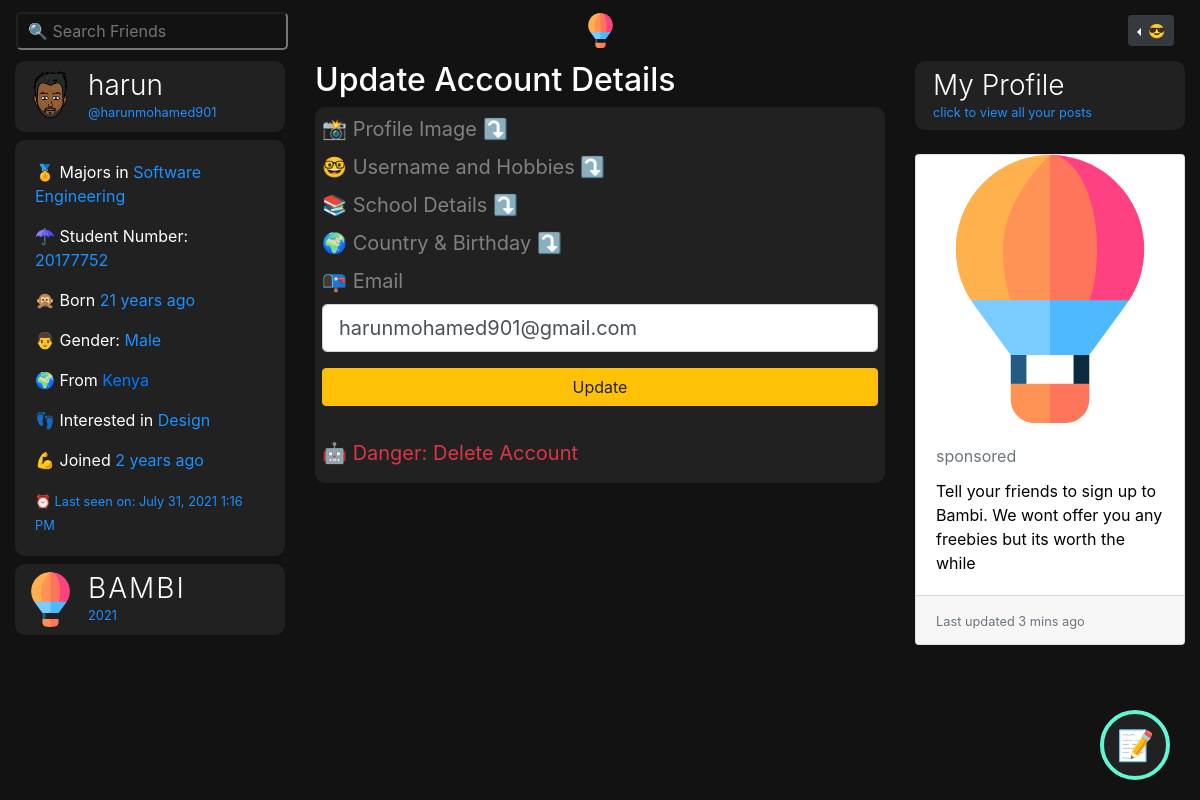
Page /account (signed in) on the earlier database version.
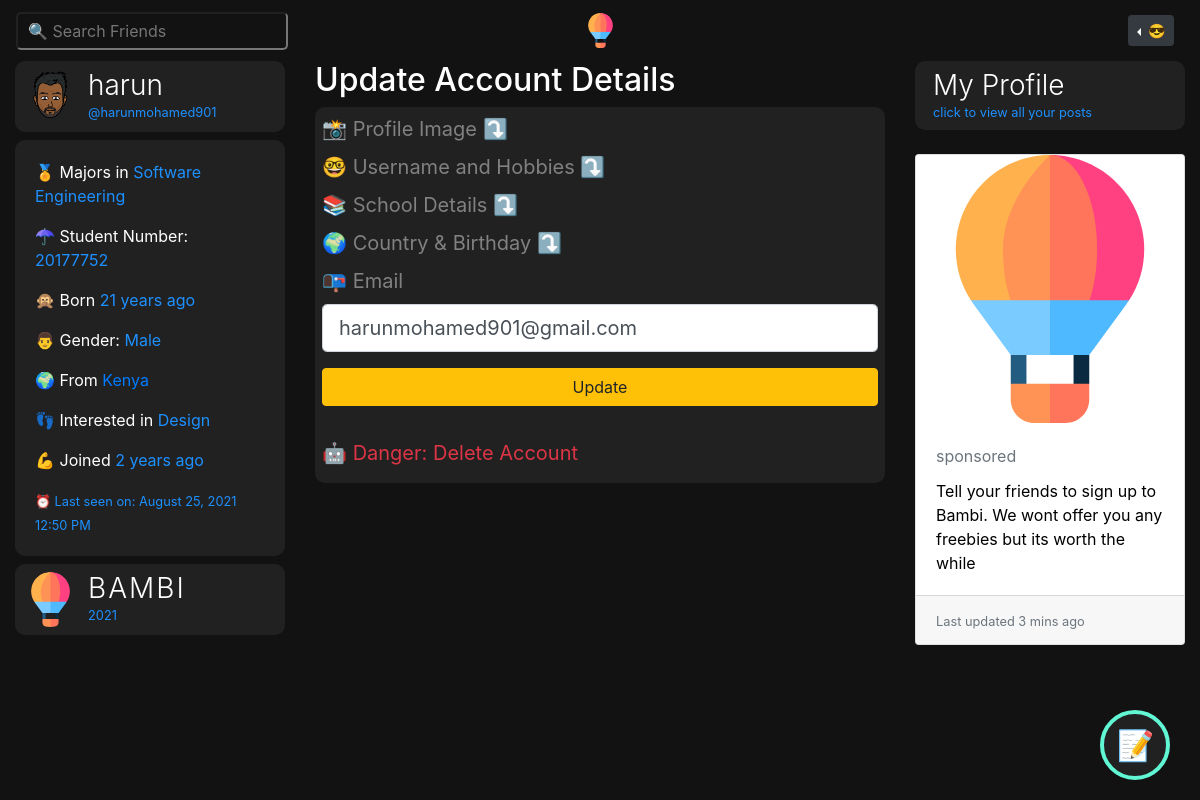
Same page on the later database version.
### bambiv3/models.py (models this page shows, shortened)
class User(db.Model, UserMixin):
	id = db.Column(db.Integer, primary_key=True)
	username = db.Column(db.String(20), unique=True, nullable=False)
	email = db.Column(db.String(120), unique=True, nullable=False)
	image_file = db.Column(db.String(20), nullable=False, default='default.jpg')
	password = db.Column(db.String(60), nullable=False)
	last_seen = db.Column(db.DateTime, default=datetime.utcnow)
	date_joined = db.Column(db.DateTime, nullable=False, default=datetime.utcnow)
	department = db.Column(db.String(20), nullable=False)
	student_number = db.Column(db.Integer(), unique=True, nullable=False)
	age = db.Column(db.DateTime, nullable=False)
	gender = db.Column(db.String(20), nullable=False)
	country = db.Column(db.String(20), nullable=False)
	hobby = db.Column(db.String(20), nullable=False)
	bio = db.Column(db.String(120), nullable=True)
	private = db.Column(db.Boolean, default=False, nullable=False)
	single = db.Column(db.Boolean, default=False, nullable=False)
	snapchat = db.Column(db.String(20),default=False, nullable=False)
	instagram = db.Column(db.String(20),default=False, nullable=False)
	posts = db.relationship('Post', backref='author', lazy=True, cascade="all, delete-orphan")
	products = db.relationship('Product', backref='author', lazy=True, cascade="all, delete-orphan")
	comments = db.relationship("Comment", backref="author", lazy="dynamic", cascade="all, delete-orphan")
	followed = db.relationship(
		'User', secondary=followers,
		primaryjoin=(followers.c.follower_id == id),
		secondaryjoin=(followers.c.followed_id == id),
		backref=db.backref('followers', lazy='dynamic'), lazy='dynamic')
	messages_sent = db.relationship('Message',
									foreign_keys='Message.sender_id',
									backref='author', lazy='dynamic', cascade="all, delete-orphan")
	messages_received = db.relationship('Message',
										foreign_keys='Message.recipient_id',
										backref='recipient', lazy='dynamic', cascade="all, delete-orphan")
	last_message_read_time = db.Column(db.DateTime)
	def new_messages(self):
		last_read_time = self.last_message_read_time or datetime(1900, 1, 1)
		return Message.query.filter_by(recipient=self).filter(
			Message.timestamp > last_read_time).count()

### bambiv3/routes.py (the view)
@app.route('/account', methods=['GET', 'POST'])
@login_required
def account():
	form = UpdateAccountForm()
	if form.validate_on_submit():
		if form.picture.data:
			picture_file = profile_img(form.picture.data)
			current_user.image_file = picture_file
		current_user.username = form.username.data.lower()
		current_user.email = form.email.data
		current_user.department = form.department.data
		current_user.student_number = form.student_number.data
		current_user.country = form.country.data
		current_user.age = form.age.data
		current_user.hobby = form.hobby.data
		db.session.commit()
		flash('Your Account has been updated', 'info')
		return redirect(url_for('account'))
	elif request.method == 'GET':
		form.username.data = current_user.username
		form.email.data = current_user.email
		form.department.data = current_user.department
		form.student_number.data = current_user.student_number
		form.country.data = current_user.country
		form.age.data = current_user.age
		form.hobby.data = current_user.hobby
	image_file = url_for('static', filename='profile_pics/' + current_user.image_file)
	return render_template('account.html', title='Account', image_file=image_file, form=form)

### bambiv3/forms.py (shortened to what this page needs)
class UpdateAccountForm(FlaskForm):
	username = StringField('Username', validators = [DataRequired(), Length(min=2, max=20), Regexp(r'^[\w.-_.]+$')])
	email = StringField('Email', validators = [DataRequired(), Email()])
	picture = FileField('', validators=[FileAllowed(['jpg', 'jpeg' , 'png'])])
	department = StringField('Department', validators=[DataRequired()])
	student_number = StringField('Student Number', validators=[DataRequired()])
	country = StringField('Country', validators=[DataRequired()])
	age = DateField('birthday', format='%d-%m-%Y', validators=[DataRequired()])
	hobby = StringField('Hobby', validators=[DataRequired()])
	snapchat = StringField('Snapchat')
	instagram = StringField('Instagram')
	bio = PageDownField('Bio')
	private = BooleanField('Private?')
	single = BooleanField('Single & Searchin?')
	submit = SubmitField('Update')

### bambiv3/models.py (called while the page is built)
@login_manager.user_loader
def load_user(user_id):
	return User.query.get(int(user_id))

### bambiv3/routes.py (called while the page is built)
@app.before_request
def before_request():
	if current_user.is_authenticated:
		current_user.last_seen = datetime.utcnow()
		db.session.commit()

### bambiv3/templates/account.html (shortened to what the changed rows need)
{% extends "layout.html" %}
{% block content %}
<div class="container-fluid">
	<div class="row">
		<div class="col-lg-3 d-none d-lg-block position-fixed">
		  <a href="{{ url_for('user_posts',username=current_user.username) }}" style="text-decoration:none;">
			<header class="mb-2">
		        <div class="profile-name">
		          <h3>{{current_user.username}}</h3>
		          <small>@{{current_user.email.split("@")[0] | lower}}</small>
		        </div>
		      </header>
		  </a>
		    <div class="about mb-2" style="color:#fff;background:#212121;border-radius:10px;">
		    <div class="card-body">
		      <p> 🏅 Majors in <span>{{current_user.department}}</span></p>
		      <p> ☂ Student Number: <span>{{current_user.student_number}}</span></p>
		      <p> 🙊 Born <span>{{ moment(current_user.age).fromNow() }}</span></p>
		      <p> {% if current_user.gender == 'male' %} 👨 {% else %}👩 {% endif %} Gender: <span>{{current_user.gender.title()}}</span></p>
		      <p> 🌍 From <a href="https://www.google.com/maps?q={{current_user.country.title()}}" target="_blank">{{current_user.country.title()}}</a></p>
		      <p> 👣 Interested in <span>{{current_user.hobby}}</span></p>
		      <p> 💪 Joined <span>{{ moment(current_user.date_joined).fromNow() }}</span></p>
		      <small>⏰ Last seen on: {{ moment(current_user.last_seen).format('LLL') }}</small>
		    </div>
		  </div>
		</div>
		<div class="col-lg-6 offset-lg-3">
			<h2>Update Account Details</h2>
			<div class="post">
			  <div id="inner">
			   <div class="content-section">
				  <form method="POST" action="" enctype="multipart/form-data">
            <fieldset class="form-group">
              <div class="mb-2" style="background:#212121;font-size:20px;display:block;border-radius:5px;">
              <div class="mb-2 mt-2" style="background:#212121;padding:;font-size:20px;display:block;border-radius:5px;">
              <div class="form-group mt-2">
                <a style="text-decoration:none;font-size:20px;color:#818181;">📭 {{ form.email.label(class="form-control-label") }}</a>
                {% if form.email.errors %}
                {{ form.email(class="form-control form-control-lg is-invalid") }}
                <div class="invalid-feedback">
                  {% for error in form.email.errors %}
                  <span>{{ error }}</span>
                  {% endfor %}
                </div>
                {% else %}
                {{ form.email(class="form-control form-control-lg") }}
                {% endif %}
              </div>
          </div>
            </fieldset>
          </form>
			  </div>
		</div>
			</div>
		</div>
	</div>
</div>
{% endblock content %}

Differences in the rows shown:
changed User "harun": last_seen "July 31, 2021 1:16 PM" → "August 25, 2021 12:50 PM"
